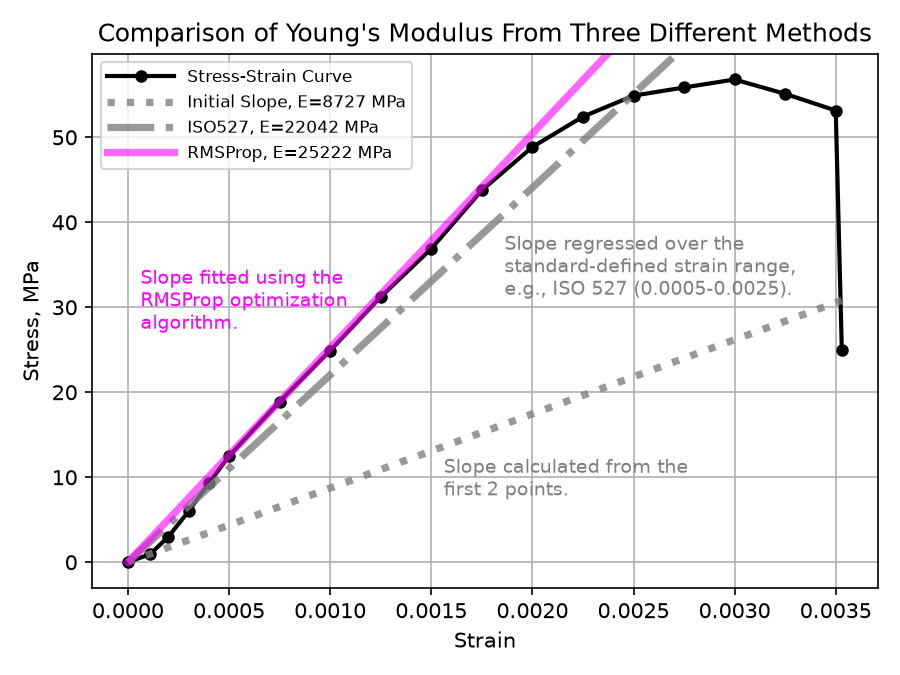

Generate this figure with Python:
"""Compares three Young's modulus fits on the README example data (strain/
stress with a deliberately distorted initial toe region): the naive initial
slope, ISO 527 windowed regression, and the RMSProp enclosed-area fit.
Renders a single overlay chart of all three secant lines against the raw
curve.
"""

import textwrap

import matplotlib.pyplot as plt
import numpy as np

from mechprops import StressStrainCurve

strain = [
    0.00000,
    0.00011,
    0.00020,
    0.00030,
    0.00040,
    0.00050,
    0.00075,
    0.00100,
    0.00125,
    0.00150,
    0.00175,
    0.00200,
    0.00225,
    0.00250,
    0.00275,
    0.00300,
    0.00325,
    0.00350,
    0.00353,
]
stress = [
    0.00,
    0.96,
    3.00,
    6.00,
    9.30,
    12.50,
    18.91,
    24.90,
    31.22,
    36.90,
    43.77,
    48.86,
    52.43,
    54.90,
    55.86,
    56.80,
    55.11,
    53.15,
    25.00,
]

xs = np.asarray(strain)
ys = np.asarray(stress)

curve = StressStrainCurve(strain, stress)

m_naive = (ys[1] - ys[0]) / (xs[1] - xs[0])
m_iso527 = curve.fit_modulus_iso527(show=False)
m_rmsprop = curve.fit_modulus_rmsprop(show=False)

print(f"Naive (first two points): {m_naive:.1f}")
print(f"ISO 527 (fixed window):   {m_iso527:.1f}")
print(f"RMSProp (enclosed area):  {m_rmsprop:.1f}")


def secant_of(m: float) -> np.ndarray:
    return m * xs + (ys[0] - m * xs[0])


secant_naive = secant_of(m_naive)
secant_iso527 = secant_of(m_iso527)
secant_rmsprop = secant_of(m_rmsprop)

y_bound = (ys.min() - 3, ys.max() + 3)


def new_ax(title: str):
    fig, ax = plt.subplots(figsize=(6, 4.5), tight_layout=True)
    ax.plot(
        xs,
        ys,
        "o-",
        color="black",
        linewidth=2.0,
        markersize=5,
        label="Stress-Strain Curve",
    )
    ax.set(xlabel="Strain", ylabel="Stress, MPa", title=title, ylim=y_bound)
    ax.grid(True)
    return fig, ax


fig, ax = new_ax("Comparison of Young's Modulus From Three Different Methods")
ax.plot(
    xs,
    secant_naive,
    ":",
    color="gray",
    linewidth=3.5,
    alpha=0.8,
    label=f"Initial Slope, E={m_naive:.0f} MPa",
)
ax.plot(
    xs,
    secant_iso527,
    "-.",
    color="gray",
    linewidth=3.5,
    alpha=0.8,
    label=f"ISO527, E={m_iso527:.0f} MPa",
)
ax.plot(
    xs,
    secant_rmsprop,
    "-",
    color="fuchsia",
    linewidth=3.5,
    alpha=0.6,
    label=f"RMSProp, E={m_rmsprop:.0f} MPa",
)
ax.legend(fontsize=8, loc="best", handlelength=4)


def annotate_line(x: float, y: float, color: str, text: str, wrap: int = 25) -> None:
    """Labels a secant line directly on the plot, near the given x."""
    ax.annotate(
        textwrap.fill(text, width=wrap),
        xy=(x, y),
        xytext=(6, 6),
        textcoords="offset points",
        color=color,
        fontsize=9,
        fontweight="normal",
    )


annotate_line(0.0015, 6.4, "gray", "Slope calculated from the first 2 points.")
annotate_line(0.0018, 30.0, "gray", "Slope regressed over the standard-defined strain range, e.g., ISO 527 (0.0005-0.0025).", wrap=32)
annotate_line(0.0000, 26.0, "fuchsia", "Slope fitted using the RMSProp optimization algorithm.")

fig.savefig("examples/modulus_fit_comparison.png", dpi=150)


print("Saved: examples/modulus_fit_comparison.png")
